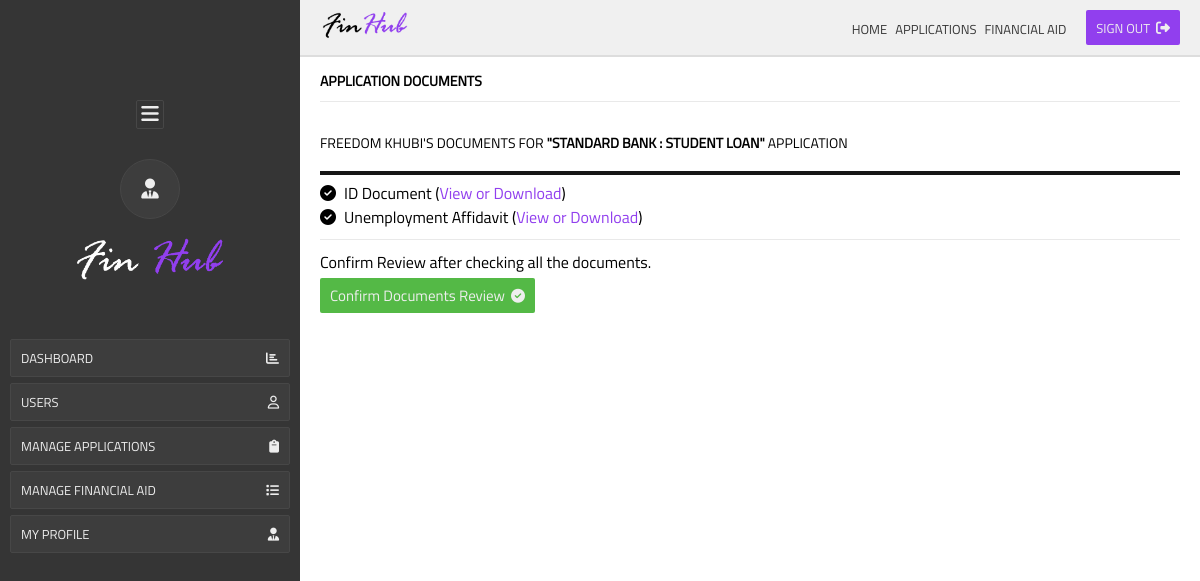
Screenshot of /application/details/review-documents/1 (signed in) with the database file from the repository.
### Finhub/models.py (models this page shows)
class User(db.Model, UserMixin):
    __tablename__ = 'users'
    id = db.Column(db.Integer, primary_key=True)
    email = db.Column(db.String(100), unique=True)
    first_name = db.Column(db.String(100))
    last_name = db.Column(db.String(100))
    password = db.Column(db.String(100))
    applications = db.relationship('Application')
    is_admin = db.Column(db.Boolean, unique=False, default=False)
    created = db.Column(db.DateTime(timezone=True), default=func.now())

class Bursary(db.Model):
    __tablename__ = 'bursaries'
    id = db.Column(db.Integer, primary_key=True)
    closing_date = db.Column(db.DateTime(timezone=True))
    posted_date = db.Column(db.DateTime(timezone=True), default=func.now())
    number_of_applicants = db.Column(db.Integer)
    is_valid = db.Column(db.Boolean, unique=False, default=False)
    reference_number = db.Column(db.String(100), default="")
    title = db.Column(db.String(100), default="")
    company = db.Column(db.String(100), default="")
    description = db.Column(db.String(150), default="")
    certified_id_required = db.Column(db.Boolean, unique=False, default=False)
    matric_required = db.Column(db.Boolean, unique=False, default=False)
    academic_required = db.Column(db.Boolean, unique=False, default=False)
    unemployment_affidavit = db.Column(db.Boolean, unique=False, default=False)
    company_logo = db.Column(db.String(100), default="")

### Finhub/admin.py (the view)
@admin.route('/application/details/review-documents/<id>')
@login_required
def review_application_docs(id):
    if is_adminnistrator() == False:
        return redirect('/unauthorized-access')
    application = Application.query.get(int(id))
    application_user = User.query.get(int(application.user_id))
    bursary = Bursary.query.filter_by(
        reference_number=application.app_reference_number).first()
    application_profile = Profile.query.filter_by(
        user_id=application_user.id).first()
    return render_template(
        "admin/review__application__documents.html",
        application=application,
        application_user=application_user,
        bursary=bursary,
        application_profile=application_profile
    )

### Finhub/admin.py (called while the page is built)
def is_adminnistrator():
    logged_user = User.query.get(int(current_user.id))
    return logged_user.is_admin

### Finhub/templates/admin/review__application__documents.html (shortened to what this page needs)
{% extends 'admin/admin__base__template.html' %}  {% block admin__content %}
<div class="dashboard__wrapper">
  <p class="page__title">Application Documents</p>
  <div class="custom__hr"></div>
  <div class="dashboard__content">
    <div class="applicant__details">
      <p class="page__title mb__2 text__light">
        {{application_user.first_name}} {{application_user.last_name}}'s
        Documents For
        <b>"{{bursary.company}} : {{bursary.title}}"</b> Application
      </p>
    </div>
    <div class="documents__wrapper">
      {% if application.id_document and application.id_document != "Not
      Required" %}
      <p>
        <i class="fa fa-check-circle list__icon"></i>ID Document (<a
          href="/static/uploads/{{application_profile.student_number}} Docs/{{application.id_doc_link}}"
          target="_blank"
          >View or Download</a
        >)
      </p>
      {% endif %}  {% if application.unemployed_affidavit and
      application.unemployed_affidavit != "Not Reqired" %}
      <p>
        <i class="fa fa-check-circle list__icon"></i>Unemployment Affidavit (<a
          href="/static/uploads/{{application_profile.student_number}} Docs/{{application.unemployed_doc_link}}"
          target="_blank"
          >View or Download</a
        >)
      </p>
      {% endif %}
    </div>
    <div class="custom__hr"></div>
    <p>Confirm Review after checking all the documents.</p>
    <form method="post" action="/confirm-review-application">
      <button type="submit" class="btn__success btn__custom">
        Confirm Documents Review
        <i class="fa fa-check-circle btn__icon__right"></i>
      </button>
    </form>
  </div>
</div>
{% endblock %}

### Finhub/static/css/style.css (style rules this page uses)
*, *::after, *::before { padding: 0; margin: 0; box-sizing: border-box; }
a { text-decoration: none; }
.page__title { text-transform: uppercase; display: inline-block; font-size: 14px; font-weight: bolder; border-radius: var(--borderRadius); }
.btn__custom { outline: none; border: none; text-decoration: none; display: inline-flex; align-items: center; justify-content: center; height: 35px; padding-inline: 10px; border-radius: var(--borderRadius); font-size: 15px; margin-top: 4px; cursor: pointer; }
.btn__success { background: var(--successColor); color: var(--light); }
.btn__icon__right { margin-left: 6px; font-size: 14px !important; }
.mb__2 { margin-bottom: 10px; }
.custom__hr { width: 100%; height: 1px; background: var(--lightBorder); margin: 10px 0; }
.text__light { font-weight: lighter !important; }
.documents__wrapper { margin-top: 8px; padding-top: 6px; border-top: 4px solid var(--dark); }
.documents__wrapper .list__icon { margin-right: 8px; }
.documents__wrapper p a { color: var(--primary) !important; }

### Finhub/static/css/admin.css (style rules this page uses)
*, *::after, *::before { padding: 0; margin: 0; box-sizing: border-box; }
.dashboard__content { margin-top: 30px; }

### Finhub/static/css/variables.css (style rules this page uses)
:root { --primary: #913fee; --bodyBackground: #394775; --dark: #161616; --borderRadius: 2px; --light: #eeeeee; --inputBackground: #f1f1f1; --inputBackgroundDarker: #ececec; --lightBorder: #e9e9e9; --inputBorderColor: #d8d8d8; --dangerColor: #ec4444; --successColor: #54b946; --successBorder: #4ca840; --successColorTran: #cdffc6fd; --successBorderTrans: #a7eb9e; --dangerColorTran: #ffc6c6fd; --dangerBorderTrans: #eb9e9e; --primaryColorTran: #e8c6fffd; --primaryBorderTrans: #cc9eeb; --admin--nav: #f0f0f0; --admin--nav--border: #dddddd; --admin--dark: #353535; --admin--dark--trans: #3d3d3d; --admin--dark--trans--border: #474747; }

### rows the page displays
User: first_name "FREEDOM", last_name "KHUBI"
Bursary: company "STANDARD BANK", title "STUDENT LOAN"
